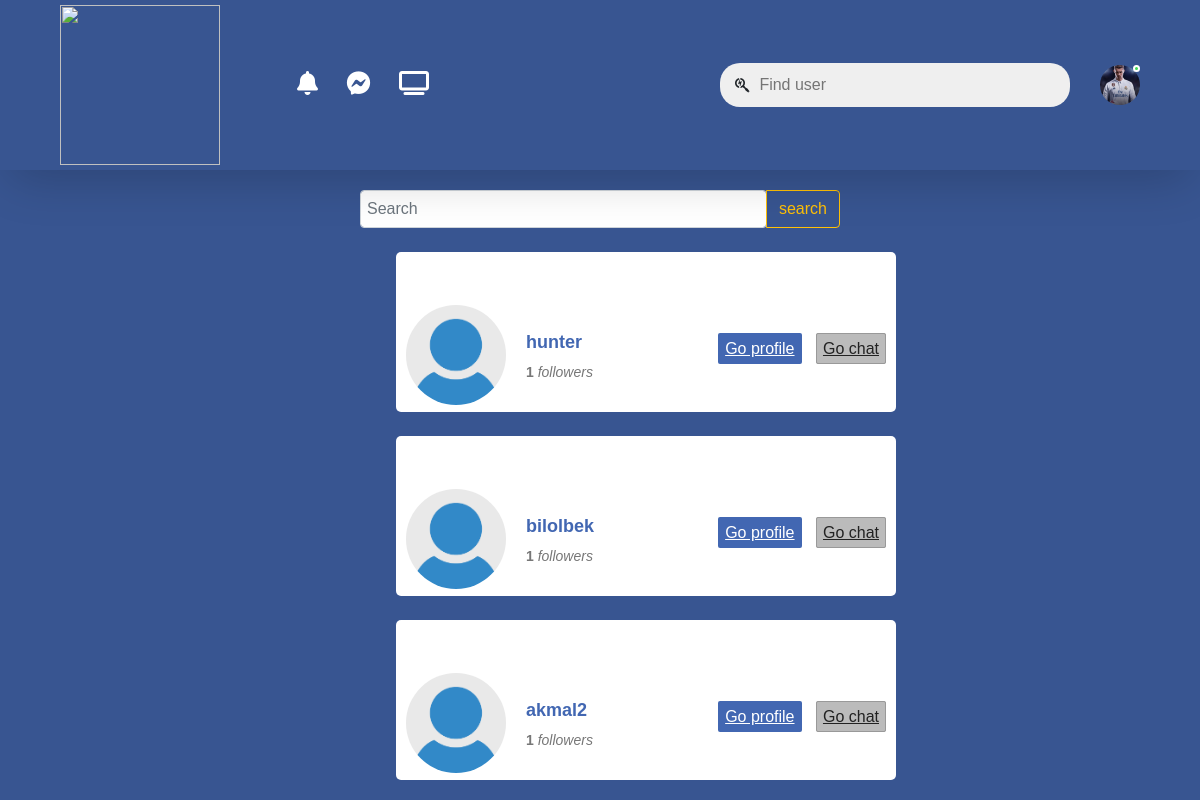
/user/followings/ (signed in), run on the app's committed database.
### user/models.py (models this page shows, shortened)
class CustomUser(AbstractUser):
    image = models.ImageField(upload_to='user-media/', default='default-profile.jpg')

### facebook/models.py (models this page shows, shortened)
class Profile(models.Model):
    user = models.OneToOneField(CustomUser, on_delete=models.CASCADE)
    followed = models.ManyToManyField(CustomUser, related_name='following', blank=True, null=True)
    chats = models.ManyToManyField(CustomUser, related_name='chats', blank=True, null=True)

### facebook/views.py (the view)
# urls.py: path('user/followings/', UserFollowingsPageView.as_view(), name='user-followings'),
class UserFollowingsPageView(LoginRequiredMixin, View):
    def get(self, request):
        user = request.user
        search = request.GET.get('q', '')
        profiles = Profile.objects.filter(followed=user)
        if search:
            profiles = profiles.filter(
                Q(user__username__icontains=search)
            )
        followings = []
        for i in profiles:
            followings.append(i.user)
        context = {
            'followings': followings,
            'search': search,
        }
        return render(request, 'user/following.html', context)

### facebook/templates/user/following.html (shortened to what this page needs)
{% extends 'base.html' %}
{% load static %}
{% block content %}
        <form class="input-group " style="width: 40vw; margin-left: 30vw; margin-top: 1.7vw">
  <input value="{{ search }}" name="q" style="padding: 0.5vw" type="search" class="form-control rounded" placeholder="Search" aria-label="Search" aria-describedby="search-addon" />
  <button type="submit" class="btn btn-outline-warning">search</button>
</form>
    {% for i in followings %}
    <div id="fb" style="margin-bottom: 1vw">
		<div style="position: relative;">
			<img src="{{ i.image.url }}" height="100" width="100">
			<p id="info"><b>{{ i.username }}</b> <br> <span><b>{{ i.profile.followed.all.count }}</b> <i>followers</i></p>
			<div id="button-block">
                <a href="{% url 'user-detail' i.id %}" id="confirm">Go profile</a>
				<a href="{% url 'user-chat' i.username %}" id="delete">Go chat</a>
			</div>
		</div>
	</div>
    {% endfor %}
{% endblock content %}

### facebook/templates/base.html (shortened to what this page needs)
{% load static %}
<!DOCTYPE html>
<html lang="en">
<head>
    <link href="{% static 'main.css' %}" rel="stylesheet" type="text/css">
    <link href="https://cdn.jsdelivr.net/npm/bootstrap@5.0.2/dist/css/bootstrap.min.css" rel="stylesheet">
    <link rel="stylesheet" href="https://cdnjs.cloudflare.com/ajax/libs/font-awesome/6.5.1/css/all.min.css" />
</head>
<body>
    <nav>
        <div class="nav-left">
          <img src="https://cdn.shopify.com/s/files/1/0702/0511/2635/files/logo.png" class="logo" />
          <ul>
            <a href="#"><i class="fa-solid fa-bell fa-xl"></i></a>
            <a href="{% url 'contact-list' %}"><i class="fa-brands fa-facebook-messenger fa-xl"></i></a>
            <a href="{% url 'home' %}"><i class="fa-solid fa-tv fa-xl"></i></a>
          </ul>
        </div>
        <div class="nav-right">
          <div class="search-box">
            <i class="fa-brands fa-searchengin"></i>
            <a href="{% url 'user-search' %}"><input type="text" placeholder="Find user" /></a>
          </div>
          <div class="nav-user-icon online" onclick="settingsmenutoggle()">
            <a href="{% url 'user-profile' %}"><img src="{{ request.user.image.url }}" /></a>
          </div>
        </div>
      </nav>
{% block content %}
{% endblock content %}
</body>
</html>

### static/main.css (style rules this page uses)
* { margin: 0; padding: 0; font-family: sans-serif; box-sizing: border-box; }
:root { --body-color:#efefef; --nav-color:#385591; --bg-color:#fff; }
body { background:var(--body-color); transition: background 0.3s; }
nav { display: flex; align-items: center; justify-content: space-between; background: var(--nav-color); padding: 5px 5%; position: sticky; top: 0; z-index: 100; }
.logo { width: 160px; margin-right: 45px; }
.nav-left, .nav-right { display: flex; align-items: center; }
.nav-user-icon img { width: 40px; height: 40px; border-radius: 50%; cursor: pointer; object-fit: cover; }
.nav-user-icon { margin-left: 30px; }
.search-box { background: #efefef; width: 350px; border-radius: 20px; display: flex; align-items: center; padding: 0 15px; }
.search-box input { width: 100%; background: transparent; padding: 10px; outline: none; border: 0; }
.online { position: relative; }
.online::after { content: ""; width: 7px; height: 7px; border: 2px solid #fff; border-radius: 50%; background: #41db51; position: absolute; top: 0; right: 0; }
.fa-xl { position: relative; margin-top: 2vw; margin-right: 2vw; color: white; cursor: pointer; }

### facebook/templates/base.html (style rules this page uses)
.fa-xl { position: relative; margin-top: 2vw; margin-right: 2vw; color: white; cursor: pointer; }
body { background-color: #e2eaea; }
nav { box-shadow: rgba(0, 0, 0, 0.2) 0px 18px 50px -10px; }

### facebook/templates/user/following.html (style rules this page uses)
#fb { width:500px; border:none; background-color: white; border-radius:5px; height:160px; margin-left: 33vw; margin-top: 2vw; position: relative; padding-top: -2vw; }
#fb p { font-family:sans-serif; margin: 0 0 0 10px; line-height:30px; }
#fb img { position:absolute; left:10px; top:52.5px; border-radius: 60%; background-size: cover; object-fit: cover; }
#info { position:absolute; left:120px; top:75px; }
#info { color:#4267B2; line-height:25px; font-size:18px; }
#info span { color:#777; font-size:14px; }
#button-block { position:absolute; right:10px; top:85px; }
#confirm, #delete { background-color:#4267B2; color:white; padding:7px; border-radius:2px; margin-right:10px; font-family:sans-serif; }
#delete { color:#222; background-color:#bbb; border:1px solid #999; padding:6px; margin-right:0; }
body { background-color: #385591; }

### data on the page
CustomUser: user.image (picture)
CustomUser: image (placeholder picture), username "hunter", profile.followed.all.count "1"
CustomUser: image (placeholder picture), username "bilolbek", profile.followed.all.count "1"
CustomUser: image (placeholder picture), username "akmal2", profile.followed.all.count "1"
